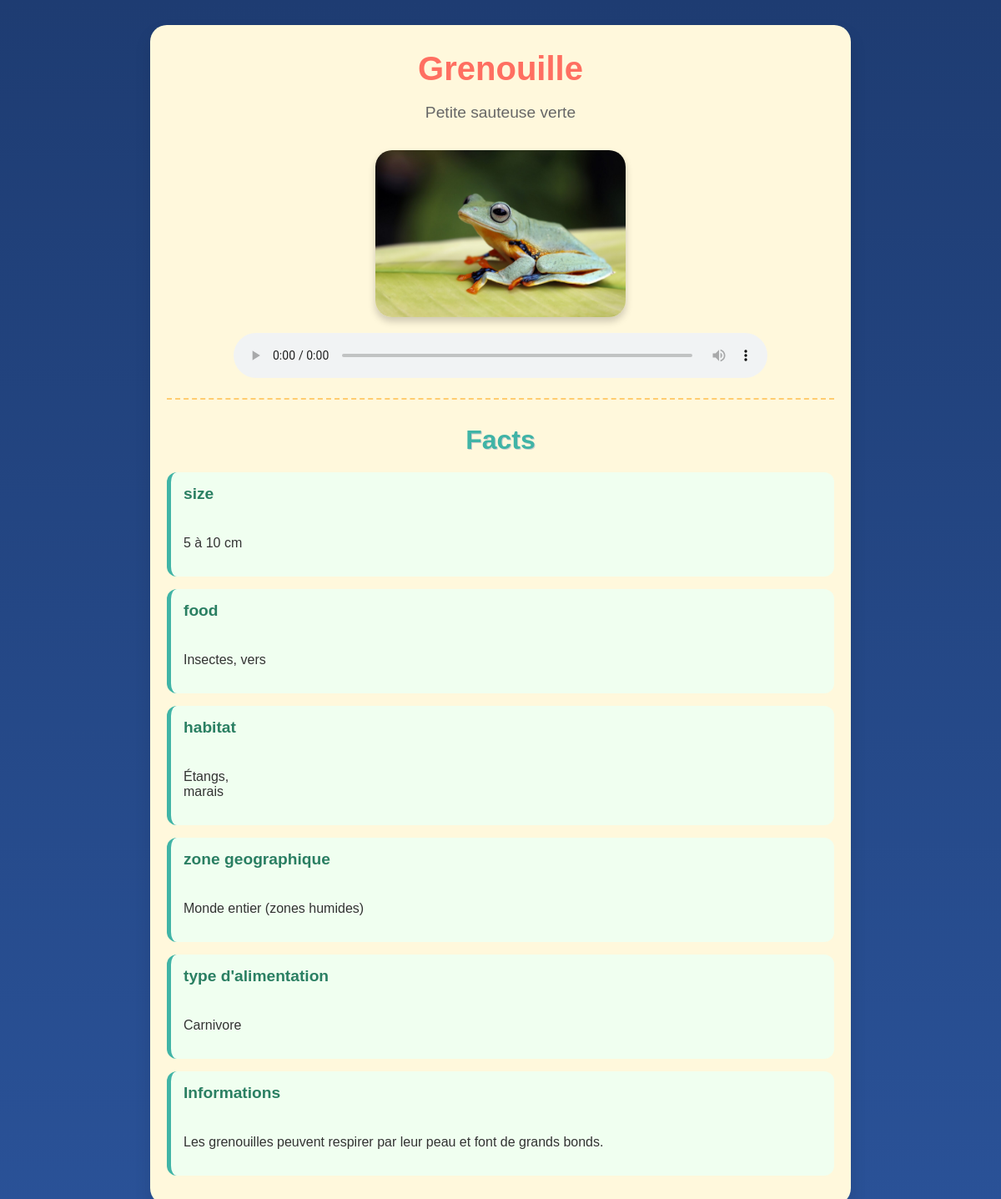
Page /pages/animal1.php?id=46 on the committed database.
### tables this page shows
CREATE TABLE `animaux` (
  `id` int(11) NOT NULL,
  `nom` varchar(100) NOT NULL,
  `description` mediumtext NOT NULL,
  `image` varchar(255) DEFAULT NULL,
  `son` varchar(255) NOT NULL,
  `sous_titre` varchar(200) DEFAULT NULL,
  `taille` varchar(100) DEFAULT NULL,
  `nourriture` varchar(100) DEFAULT NULL,
  `type_alimentation` varchar(100) DEFAULT NULL,
  `habitat` varchar(200) DEFAULT NULL,
  `zone_geographique` varchar(100) DEFAULT NULL,
  `informations_complementaires` text DEFAULT NULL,
  `categorie` varchar(50) DEFAULT NULL
);

### pages/animal1.php (the view, shortened to what this page needs)
<?php
include '../database/db.php';
try {
	mysqli_set_charset($conn, "utf8");
    $id = (int)$_GET['id'];
    $query = "SELECT * FROM animaux WHERE id = ?";
    $stmt = $conn->prepare($query);
    $stmt->bind_param("i", $id);
    $stmt->execute();
    $result = $stmt->get_result();
    $animal = $result->fetch_assoc();
} catch (Exception $e) {
    die("Erreur: ".$e->getMessage());
}
?>
<!DOCTYPE html>
<html>
<head>
	<link href="style_projet.css" rel="stylesheet">
</head>
<body class="animal-page">
	<div class= "info_animal">
		<div class="animal-header">
			<h1><?php echo $animal['nom'];?></h1>
			<p><?php echo $animal['sous_titre'];?></p>
			<img src="../ressources/images/<?php echo $animal['image'];?>" alt ="<?php echo $animal['nom'];?>" class="animal-image">
			<?php if (!empty($animal['son'])):?>
				<audio controls class="animal-audio">
					<source src="../ressources/sons/<?php echo $animal['son'];?>" type="audio/mpeg">
					</audio>
				<?php endif;?>
		</div>
		<div class ="facts-section">
			<h2>Facts</h2>
			<div class="fact-title1">
				<span class="fact-title">size</span><br>
				<?php if(!empty($animal['taille'])):?>
					<p><?php echo $animal['taille'];?></p>
				<?php endif;?>
			</div>
			<div class="fact-title1">
				<span class="fact-title">food</span><br>
				<?php if(!empty($animal['nourriture'])):?>
					<p><?php echo $animal['nourriture'];?></p>
				<?php endif;?>
			</div>
			<div class="fact-title1">
				<span class="fact-title">habitat</span><br>
				<?php if(!empty($animal['habitat'])):?>
					<p><?php echo str_replace(',', ',<br>', $animal['habitat']);?></p>
				<?php endif;?>
			</div>
			<div class="fact-title1">
				<span class="fact-title">zone geographique</span><br>
			    <?php if (!empty($animal['zone_geographique'])):?>
			    <p><?php echo $animal['zone_geographique'];?></p>
			   <?php endif;?>
		    </div>
		    <div class="fact-title1">
		    	<span class="fact-title">type d'alimentation</span><br>
		    	<?php if (!empty($animal['type_alimentation'])) :?>
			    <p><?php echo $animal['type_alimentation'];?></p>
			   <?php endif;?>
			</div>
			<div class="fact-title1">
		    	<span class="fact-title">Informations</span><br>
		    	<?php if (!empty($animal['informations_complementaires'])) :?>
			    <p><?php echo $animal['informations_complementaires'];?></p>
			   <?php endif;?>
			</div>
		</div>
    </div>
</body>
</html>

### styles/style_projet.css (style rules this page uses)
body { background: linear-gradient(to bottom, #1e3c72, #2a5298); }
.animal-page h1 { color: yellow; }
.animal-page { background-color: #fff3b0; min-height: 100vh; padding: 20px; }
body.animal-page { font-family: 'Comic Sans MS', cursive, sans-serif; background-color: #fef8e7; color: #333; margin: 0; padding: 0; }
.info_animal { max-width: 800px; margin: 30px auto; background-color: #fff8dc; border-radius: 20px; padding: 20px; box-shadow: 0 10px 20px rgba(0,0,0,0.1); }
.animal-header { text-align: center; padding-bottom: 20px; border-bottom: 2px dashed #ffcc70; }
.animal-header h1 { font-size: 2.5rem; color: #ff6f61; margin: 10px 0; }
.animal-header p { font-size: 1.2rem; color: #666; }
.animal-image { width: 60%; max-width: 300px; border-radius: 20px; margin-top: 15px; box-shadow: 0 5px 10px rgba(0,0,0,0.2); }
.animal-audio { margin-top: 15px; width: 80%; }
.facts-section { margin-top: 30px; }
.facts-section h2 { font-size: 2rem; color: #40b4a6; text-align: center; margin-bottom: 20px; text-shadow: 1px 1px #ccc; }
.fact-title { font-weight: bold; font-size: 1.2rem; color: #2a7f62; display: block; margin-bottom: 5px; }
.fact-title1, .fact-item2, .fact-item3 .fact-item4 .fact-item5 .fact-item6 { background-color: #f0fff0; padding: 15px; margin-bottom: 15px; border-left: 5px solid #40b4a6; border-radius: 12px; }

### rows in the picture
animaux: nom "Grenouille", sous_titre "Petite sauteuse verte", image (picture), taille "5 à 10 cm", nourriture "Insectes, vers", habitat "Étangs, marais", zone_geographique "Monde entier (zones humides)", type_alimentation "Carnivore", informations_complementaires "Les grenouilles peuvent respirer par leur peau et font de grands bonds."
